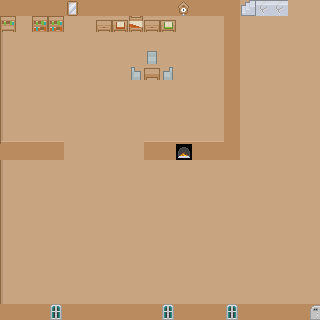

This game map was drawn from its Tiled (.tmx) file and the tilesets committed beside it. A one-line description and the full map source follow:
An orthogonal 20x20 tile map with 16x16 px tiles, 3 tile layers (Tile Layer 1, Tile Layer 2, Tile Layer 3).

<map version="1.0" orientation="orthogonal" renderorder="right-down" width="20" height="20" tilewidth="16" tileheight="16" nextobjectid="1">
 <tileset firstgid="1" name="Lots of tiles" tilewidth="16" tileheight="16" spacing="1" tilecount="1767" columns="57">
  <image source="roguelikeSheet_transparent.png" width="968" height="526" />
 </tileset>
 <layer name="Tile Layer 1" width="20" height="20">
  <data encoding="csv">
1484,1484,1484,1484,1484,1484,1484,1484,1484,1484,1484,1484,1484,1484,0,1294,1294,1294,1294,1294,
1293,1294,1294,1294,1294,1294,1294,1294,1294,1294,1294,1294,1294,1294,0,1294,1294,1294,1294,1294,
1293,1294,1294,1294,1294,1294,1294,1294,1294,1294,1294,1294,1294,1294,0,1294,1294,1294,1294,1294,
1293,1294,1294,1294,1294,1294,1294,1294,1294,1294,1294,1294,1294,1294,0,1294,1294,1294,1294,1294,
1293,1294,1294,1294,1294,1294,1294,1294,1294,1294,1294,1294,1294,1294,0,1294,1294,1294,1294,1294,
1293,1294,1294,1294,1294,1294,1294,1294,1294,1294,1294,1294,1294,1294,0,1294,1294,1294,1294,1294,
1293,1294,1294,1294,1294,1294,1294,1294,1294,1294,1294,1294,1294,1294,0,1294,1294,1294,1294,1294,
1293,1294,1294,1294,1294,1294,1294,1294,1294,1294,1294,1294,1294,1294,0,1294,1294,1294,1294,1294,
1350,1351,1351,1351,1294,1294,1294,1294,1294,1351,1351,1351,1351,1351,0,1294,1294,1294,1294,1294,
0,0,0,0,1294,1294,1294,1294,1294,0,0,0,0,0,0,1294,1294,1294,1294,1294,
1293,1294,1294,1294,1294,1294,1294,1294,1294,1294,1294,1294,1294,1294,1295,1294,1294,1294,1294,1294,
1293,1351,1351,1294,1351,1351,1351,1351,1351,1294,1351,1351,1294,1294,1294,1294,1294,1294,1294,1294,
1293,1294,1294,1294,1294,1294,1294,1294,1294,1294,1294,1294,1294,1294,1294,1294,1294,1294,1294,1294,
1293,1294,1294,1294,1294,1294,1294,1294,1294,1294,1294,1294,1294,1294,1294,1294,1294,1294,1294,1294,
1293,1294,1294,1294,1294,1294,1294,1294,1294,1294,1294,1294,1294,1294,1294,1294,1294,1294,1294,1294,
1293,1294,1294,1294,1294,1294,1294,1294,1294,1294,1294,1294,1294,1294,1294,1294,1294,1294,1294,1294,
1293,1294,1294,1294,1294,1294,1294,1294,1294,1294,1294,1294,1294,1294,1294,1294,1294,1294,1294,1294,
1293,1294,1294,1294,1294,1294,1294,1294,1294,1294,1294,1294,1294,1294,1294,1294,1294,1294,1294,1294,
1293,1294,1294,1294,1294,1294,1294,1294,1294,1294,1294,1294,1294,1294,1294,1294,1294,1294,1294,1294,
1484,1484,1484,1484,1484,1484,1484,1484,1484,1484,1484,1484,1484,1484,1484,1484,1484,1484,1484,1484
</data>
 </layer>
 <layer name="Tile Layer 2" width="20" height="20">
  <data encoding="csv">
0,0,0,0,424,0,0,0,0,0,0,483,0,0,1484,1054,1115,1115,0,0,
0,0,0,0,0,0,309,309,186,309,309,0,0,0,1484,0,0,0,0,0,
0,0,0,0,0,0,0,0,0,0,0,0,0,0,1484,0,0,0,0,0,
0,0,0,0,0,0,0,0,0,0,0,0,0,0,1484,0,0,0,0,0,
0,0,0,0,0,0,0,0,0,0,0,0,0,0,1484,0,0,0,0,0,
0,0,0,0,0,0,0,0,0,0,0,0,0,0,1484,0,0,0,0,0,
0,0,0,0,0,0,0,0,0,0,0,0,0,0,1484,0,0,0,0,0,
0,0,0,0,0,0,0,0,0,0,0,0,0,0,1484,0,0,0,0,0,
0,0,0,0,0,0,0,0,0,0,0,0,0,0,1484,0,0,0,0,0,
1484,1484,1484,1484,0,0,0,0,0,1484,1484,15,1484,1484,1484,0,0,0,0,0,
1293,1294,1294,1294,1294,1294,1294,1294,1294,1294,1294,0,1294,1294,1294,0,0,0,0,0,
1293,1294,1294,1294,1294,1294,1294,1294,1294,1294,1294,1294,1294,1294,1294,1294,1294,0,0,0,
1293,1294,1294,1294,1294,1294,0,0,0,0,0,0,0,0,0,0,0,0,0,0,
0,0,1294,1294,0,0,0,0,0,0,0,0,0,0,0,0,0,0,0,0,
0,0,0,0,0,0,0,0,0,0,0,0,0,0,0,0,0,0,0,0,
0,0,0,0,0,0,0,0,0,0,0,0,0,0,0,0,0,0,0,0,
0,0,0,0,0,0,0,0,0,0,0,0,0,0,0,0,0,0,0,0,
0,0,0,0,0,0,0,0,0,0,0,0,0,0,0,0,0,0,0,0,
0,0,0,0,0,0,0,0,0,0,0,0,0,0,0,0,0,0,0,0,
0,0,0,0,0,0,0,0,0,0,0,0,0,0,0,0,0,0,0,379
</data>
 </layer>
 <layer name="Tile Layer 3" width="20" height="20">
  <data encoding="csv">
0,0,0,0,0,0,0,0,0,0,0,0,0,0,0,0,0,0,0,0,
729,0,728,728,0,0,0,906,0,0,907,0,0,0,0,0,0,0,0,0,
0,0,0,0,0,0,0,0,0,0,0,0,0,0,0,0,0,0,0,0,
0,0,0,0,0,0,0,0,0,77,0,0,0,0,0,0,0,0,0,0,
0,0,0,0,0,0,0,0,79,254,80,0,0,0,0,0,0,0,0,0,
0,0,0,0,0,0,0,0,0,0,0,0,0,0,0,0,0,0,0,0,
0,0,0,0,0,0,0,0,0,0,0,0,0,0,0,0,0,0,0,0,
0,0,0,0,0,0,0,0,0,0,0,0,0,0,0,0,0,0,0,0,
0,0,0,0,0,0,0,0,0,0,0,0,0,0,0,0,0,0,0,0,
0,0,0,0,0,0,0,0,0,0,0,0,0,0,0,0,0,0,0,0,
0,0,0,0,0,0,0,0,0,0,0,0,0,0,0,0,0,0,0,0,
0,0,0,0,0,0,0,0,0,0,0,0,0,0,0,0,0,0,0,0,
0,0,0,0,0,0,0,0,0,0,0,0,0,0,0,0,0,0,0,0,
0,0,0,0,0,0,0,0,0,0,0,0,0,0,0,0,0,0,0,0,
0,0,0,0,0,0,0,0,0,0,0,0,0,0,0,0,0,0,0,0,
0,0,0,0,0,0,0,0,0,0,0,0,0,0,0,0,0,0,0,0,
0,0,0,0,0,0,0,0,0,0,0,0,0,0,0,0,0,0,0,0,
0,0,0,0,0,0,0,0,0,0,0,0,0,0,0,0,0,0,0,0,
0,0,0,0,0,0,0,0,0,0,0,0,0,0,0,0,0,0,0,0,
0,0,0,270,0,0,0,0,0,0,270,0,0,0,270,0,0,0,0,0
</data>
 </layer>
</map>
